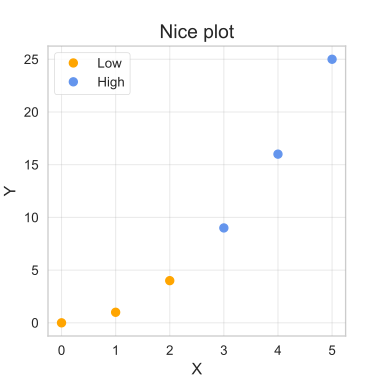

Here is the Python script that generated this plot:
import matplotlib as plt
import numpy as np
fig,ax=plt.subplots(1,1,figsize=(4,4))
x=np.linspace(0,5,6); y=x**2;
ax.plot(x[0:3],y[0:3],'o',color='orange',label='Low')
ax.plot(x[3:],y[3:],'o',color='cornflowerblue',label='High')
ax.set_xlabel('X')
ax.set_ylabel('Y')
ax.legend()
ax.set_title('Nice plot')
ax.grid(b=True, which='major', color='#999999', linestyle='-', alpha=0.2)
plt.savefig('niceplot.svg')
